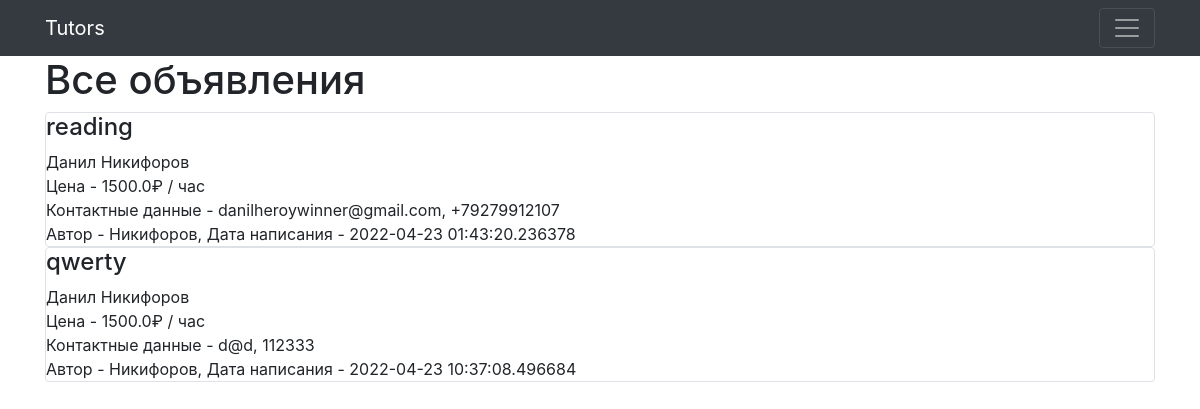
/allproposal, run on the app's committed database.
### data/proposal.py (models this page shows)
class Proposal(SqlAlchemyBase, SerializerMixin):
    __tablename__ = 'proposal'
    id = sqlalchemy.Column(sqlalchemy.Integer,
                           primary_key=True, autoincrement=True)
    title = sqlalchemy.Column(sqlalchemy.String, nullable=True)
    phone_number = sqlalchemy.Column(sqlalchemy.String, nullable=True)
    coast = sqlalchemy.Column(sqlalchemy.Float, nullable=True)
    created_date = sqlalchemy.Column(sqlalchemy.DateTime,
                                     default=datetime.datetime.now)
    user_id = sqlalchemy.Column(sqlalchemy.Integer,
                                sqlalchemy.ForeignKey("users.id"))
    user = orm.relation('User')

### data/users.py (models this page shows, shortened)
class User(SqlAlchemyBase, UserMixin, SerializerMixin):
    __tablename__ = 'users'
    id = sqlalchemy.Column(sqlalchemy.Integer,
                           primary_key=True,
                           autoincrement=True)
    surname = sqlalchemy.Column(sqlalchemy.String,
                                nullable=True)
    name = sqlalchemy.Column(sqlalchemy.String,
                             nullable=True)
    age = sqlalchemy.Column(sqlalchemy.Integer,
                            nullable=True)
    specialization = sqlalchemy.Column(sqlalchemy.String,
                                 nullable=False)
    about = sqlalchemy.Column(sqlalchemy.String,
                                 nullable=False)
    address = sqlalchemy.Column(sqlalchemy.String,
                                nullable=True)
    email = sqlalchemy.Column(sqlalchemy.String,
                              index=True,
                              unique=True,
                              nullable=True)
    hashed_password = sqlalchemy.Column(sqlalchemy.String,
                                        nullable=True)
    modified_date = sqlalchemy.Column(sqlalchemy.DateTime,
                                      default=datetime.datetime.now)
    proposal = orm.relation("Proposal", back_populates='user')

### main.py (the view)
@app.route('/allproposal', methods=['GET', 'POST'])
def all_proposal():
    db_sess = db_session.create_session()
    proposal = db_sess.query(Proposal).all()
    return render_template("all_proposal.html", proposal=proposal)

### data/db_session.py (called while the page is built)
def create_session() -> Session:
    global __factory
    return __factory()

### templates/all_proposal.html (shortened to what this page needs)
{% extends "base.html" %}
{% block main %}
<h1>Все объявления</h1>
{% for item in proposal %}
{% if item.user.specialization == 'Репетитор'%}
<div class="col-md6 border rounded">
    <h4>{{item.title}}</h4>
    <div>
        {{item.user.name}} {{item.user.surname}}
    </div>
    <div>
        Цена - {{item.coast}}₽ / час
    </div>
    <div>
        Контактные данные - {{item.user.email}}, {{item.phone_number}}
    </div>
    <div>
        Автор - {{item.user.surname}}, Дата написания - {{item.created_date}}
    </div>
</div>
{% endif %}
{% endfor %}
{% endblock %}

### data on the page
Proposal: title "reading", user.name "Данил", user.surname "Никифоров", coast "1500.0", user.email "danilheroywinner@gmail.com", phone_number "+79279912107", created_date "2022-04-23 01:43:20.236378"
Proposal: title "qwerty", user.name "Данил", user.surname "Никифоров", coast "1500.0", user.email "d@d", phone_number "112333", created_date "2022-04-23 10:37:08.496684"
